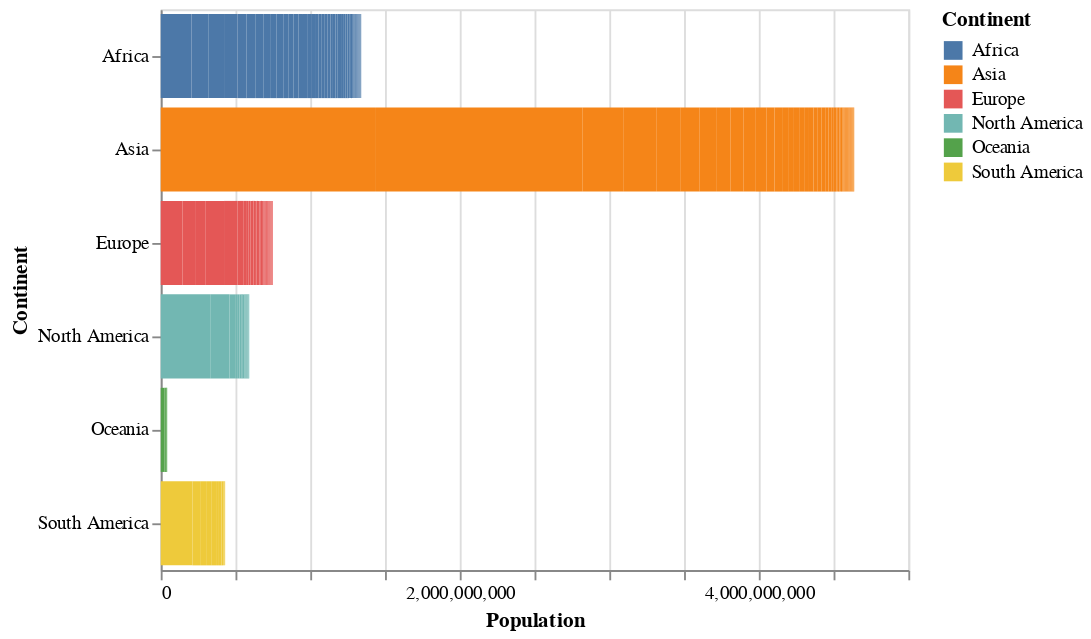

Notebook source saved alongside this figure:
### Code cell
alt.Chart(df).mark_bar().encode(x='Population', y='Continent', color='Continent').properties(height=300, width=400)

# another method
# alt.Chart(df, height=400, width=400).mark_bar().encode(alt.X('Population'),alt.Y('Continent'))

### Figure 1 — Vega-Lite specification as saved in the notebook (floating-point values rounded to 4 significant figures; data arrays with more than 128 entries replaced by an {"elided": "..."} marker saying what was removed)
{"config": {"view": {"continuousWidth": 400, "continuousHeight": 300}}, "data": {"name": "data-d646b52cc26b2b61309d94fd517016c3"}, "mark": "bar", "encoding": {"color": {"field": "Continent", "type": "nominal"}, "x": {"field": "Population", "type": "quantitative"}, "y": {"field": "Continent", "type": "nominal"}}, "height": 300, "width": 400, "$schema": "https://vega.github.io/schema/vega-lite/v4.17.0.json", "datasets": {"data-d646b52cc26b2b61309d94fd517016c3": {"elided": "234 records"}}}
